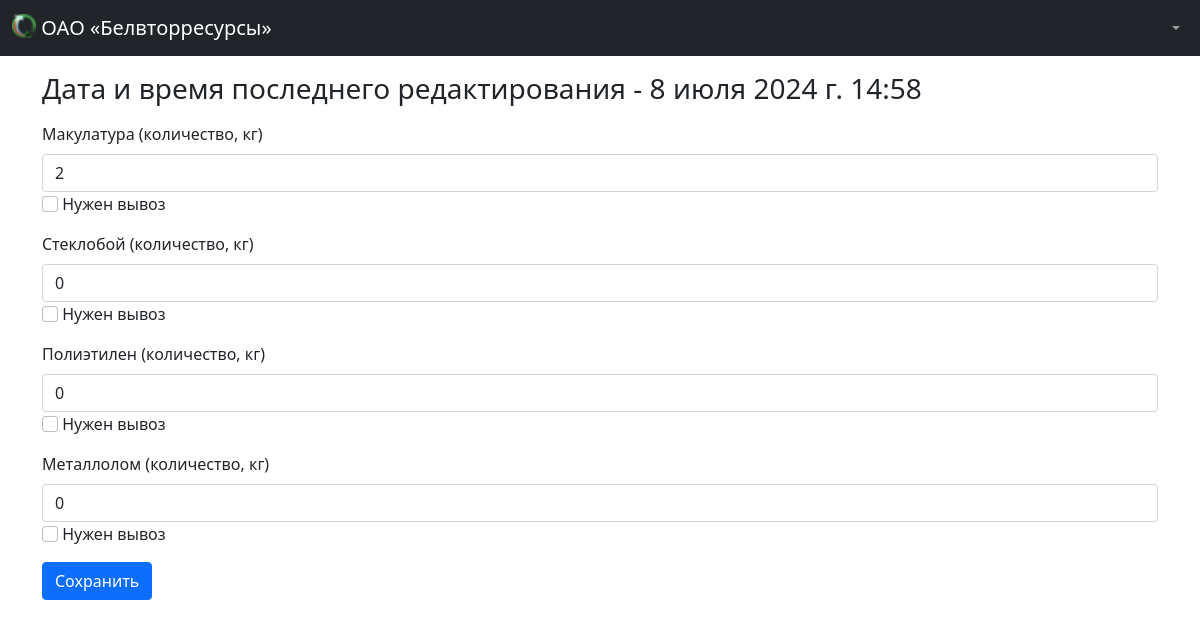
The page /bvr/remains (signed in) on the database its author committed.
### bvr/models.py (models this page shows, shortened)
class Remains(models.Model):
    sector = models.OneToOneField(ProcurementSector, on_delete=models.CASCADE, verbose_name="Sector", blank=True,
                                  null=True)
    wastepaper_count = models.IntegerField(verbose_name="Макулатура (количество)", default=0)
    wastepaper_needs_exportation = models.BooleanField(verbose_name="Макулатура (нужен вывоз)", default=False)
    cullet_count = models.IntegerField(verbose_name="Стеклобой (количество)", default=0)
    cullet_needs_exportation = models.BooleanField(verbose_name="Стеклобой (нужен вывоз)", default=False)
    polyethylene_count = models.IntegerField(verbose_name="Полиэтилен (количество)", default=0)
    polyethylene_needs_exportation = models.BooleanField(verbose_name="Полиэтилен (нужен вывоз)", default=False)
    scrap_metal_count = models.IntegerField(verbose_name="Металлолом (количество)", default=0)
    scrap_metal_needs_exportation = models.BooleanField(verbose_name="Металлолом (нужен вывоз)", default=False)
    date_time_updated = models.DateTimeField(verbose_name="Дата и время последнего редактирования", auto_now=True)
    class Meta:
        verbose_name = 'Остаток материальных ресурсов'
        verbose_name_plural = 'Остатки материальных ресурсов'
        ordering = ("sector",)

### bvr/views.py (the view)
# urls.py: path('remains', views.remain_list, name='remains'),
@login_required
def remain_list(request):
    if request.user.is_superuser:
        remains_list = Remains.objects.all()
        return render(request, 'bvr/remains/remains_list.html', {'remains_list': remains_list})
    else:
        try:
            sector = ProcurementSector.objects.get(customuser=request.user)
            form = RemainsForm(instance=sector.remains)
            return render(request, 'bvr/remains/remains_input_form.html',
                          {'remain_form': form, 'last_updated': sector.remains.date_time_updated})
        except ProcurementSector.DoesNotExist:
            return render(request, 'bvr/remains/remains_input_form.html')

### bvr/forms.py
class RemainsForm(ModelForm):
    class Meta:
        model = Remains
        fields = '__all__'

### bvr/templates/bvr/remains/remains_input_form.html (shortened to what this page needs)
{% extends 'base.html' %}
{% load widget_tweaks %}
{% load static %}
{% block content %}
    <div class="container">
        {% if remain_form %}
            <h3 class="my-3">Дата и время последнего редактирования - {{ last_updated }}</h3>
            <form>
                <div class="mb-3">
                    <label class="form-label">Макулатура (количество, кг)</label>
                    {% render_field remain_form.wastepaper_count class+="form-control" min=0 %}
                    {% render_field remain_form.wastepaper_needs_exportation class+="form-check-input" min=0 %}
                    <label class="form-check-label">Нужен вывоз</label>
                </div>
                <div class="mb-3">
                    <label class="form-label">Стеклобой (количество, кг)</label>
                    {% render_field remain_form.cullet_count class+="form-control" min=0 %}
                    {% render_field remain_form.cullet_needs_exportation class+="form-check-input" min=0 %}
                    <label class="form-check-label">Нужен вывоз</label>
                </div>
                <div class="mb-3">
                    <label class="form-label">Полиэтилен (количество, кг)</label>
                    {% render_field remain_form.polyethylene_count class+="form-control" min=0 %}
                    {% render_field remain_form.polyethylene_needs_exportation class+="form-check-input" min=0 %}
                    <label class="form-check-label">Нужен вывоз</label>
                </div>
                <div class="mb-3">
                    <label class="form-label">Металлолом (количество, кг)</label>
                    {% render_field remain_form.scrap_metal_count class+="form-control" min=0 %}
                    {% render_field remain_form.scrap_metal_needs_exportation class+="form-check-input" min=0 %}
                    <label class="form-check-label">Нужен вывоз</label>
                </div>
                <button type="submit" class="btn btn-primary">Сохранить</button>
            </form>
        {% else %}
            <h1>Вам не назначен участок. Обратитесь к системному администратору</h1>
        {% endif %}
    </div>
{% endblock %}

### rows shown on the page
Remains: date_time_updated "8 июля 2024 г. 14:58", wastepaper_count "2", cullet_count "0", polyethylene_count "0", scrap_metal_count "0"
